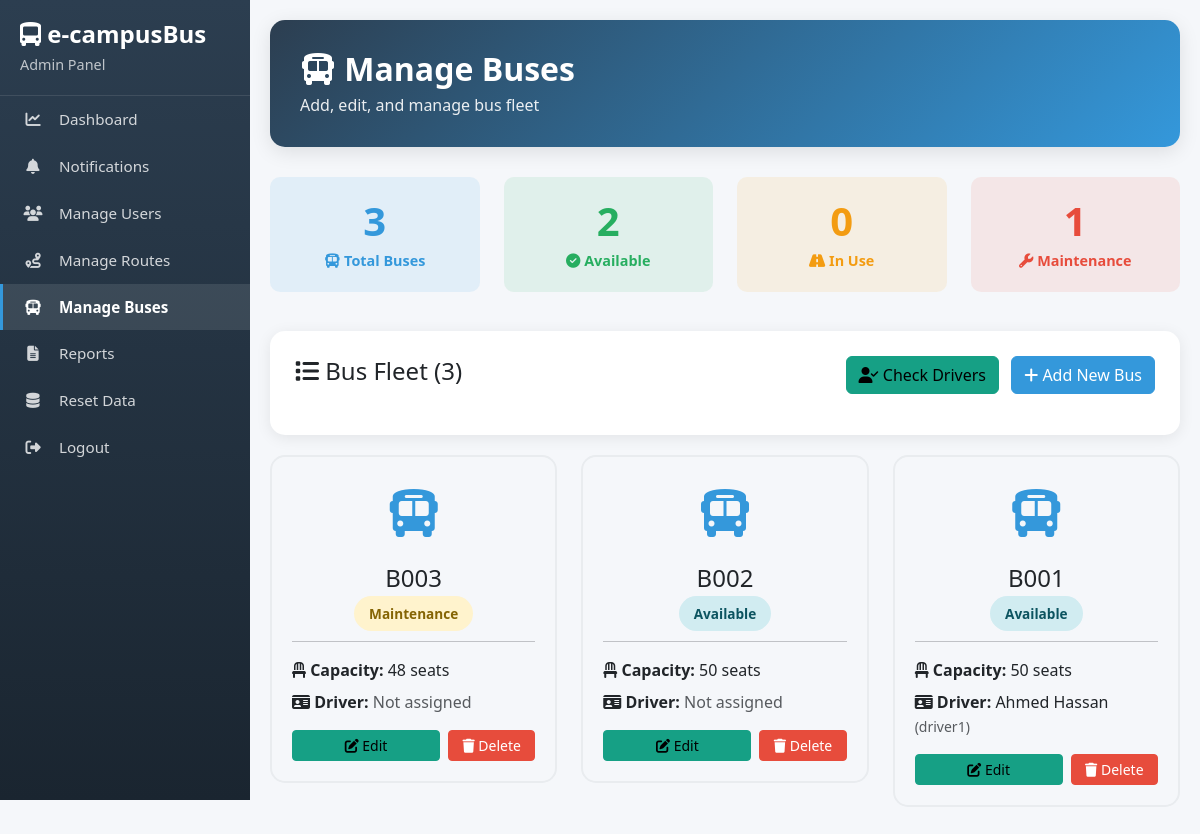
The page /admin/manage_buses.php (signed in) on the database its author committed.
### tables this page shows
CREATE TABLE buses (
    bus_id INT PRIMARY KEY AUTO_INCREMENT,
    bus_number VARCHAR(20) UNIQUE NOT NULL,
    capacity INT NOT NULL,
    driver_id INT,
    status ENUM('available', 'maintenance', 'in_use') DEFAULT 'available',
    created_at TIMESTAMP DEFAULT CURRENT_TIMESTAMP,
    FOREIGN KEY (driver_id) REFERENCES users(id) ON DELETE SET NULL
);

CREATE TABLE users (
    id INT PRIMARY KEY AUTO_INCREMENT,
    username VARCHAR(50) UNIQUE NOT NULL,
    email VARCHAR(100) UNIQUE NOT NULL,
    password VARCHAR(255) NOT NULL,
    full_name VARCHAR(100) NOT NULL,
    phone_number VARCHAR(15),
    date_of_birth DATE,
    gender ENUM('male', 'female', 'other'),
    role ENUM('student', 'driver', 'admin') DEFAULT 'student',
    reward_points INT DEFAULT 0,
    status ENUM('active', 'inactive', 'suspended') DEFAULT 'active',
    login_attempts INT DEFAULT 0,
    locked_until DATETIME NULL,
    remember_token VARCHAR(255) NULL,
    token_expiry DATETIME NULL,
    last_login DATETIME NULL,
    created_at TIMESTAMP DEFAULT CURRENT_TIMESTAMP,
    updated_at TIMESTAMP DEFAULT CURRENT_TIMESTAMP ON UPDATE CURRENT_TIMESTAMP
);

### admin/manage_buses.php (the view, shortened to what this page needs)
<?php
$buses = [];
$total_buses = 0;
$available_buses = 0;
$in_use_buses = 0;
$maintenance_buses = 0;
try {
    $pdo = new PDO(
        "mysql:host=localhost;dbname=bus_management;charset=utf8mb4",
        "root",
        ""
    );
    $pdo->setAttribute(PDO::ATTR_ERRMODE, PDO::ERRMODE_EXCEPTION);
    $stmt = $pdo->query("
        SELECT b.*, u.full_name as driver_name, u.username as driver_username
        FROM buses b
        LEFT JOIN users u ON b.driver_id = u.id AND u.role = 'driver'
        ORDER BY b.bus_id DESC
    ");
    $buses = $stmt->fetchAll(PDO::FETCH_ASSOC);
    $stmt = $pdo->query("SELECT status, COUNT(*) as count FROM buses GROUP BY status");
    $status_stats = $stmt->fetchAll(PDO::FETCH_KEY_PAIR) ?: [];
    $total_buses = array_sum($status_stats);
    $available_buses = $status_stats['available'] ?? 0;
    $in_use_buses = $status_stats['in_use'] ?? 0;
    $maintenance_buses = $status_stats['maintenance'] ?? 0;
} catch(PDOException $e) {
    $error = "Database error: " . $e->getMessage();
}
?>
<!DOCTYPE html>
<html lang="en">
<head>
    <link href="https://cdn.jsdelivr.net/npm/bootstrap@5.3.0-alpha1/dist/css/bootstrap.min.css" rel="stylesheet">
    <link rel="stylesheet" href="https://cdnjs.cloudflare.com/ajax/libs/font-awesome/6.4.0/css/all.min.css">
    <link rel="stylesheet" href="admin-sidebar.css">
</head>
<body>
    <div class="sidebar">
        <div class="sidebar-header">
            <h3><i class="fas fa-bus-alt"></i> e-campusBus</h3>
            <p>Admin Panel</p>
        </div>
        <nav class="nav flex-column">
            <a class="nav-link" href="dashboard.php"><i class="fas fa-chart-line"></i> Dashboard</a>
            <a class="nav-link" href="notifications.php"><i class="fas fa-bell"></i> Notifications</a>
            <a class="nav-link" href="manage_users.php"><i class="fas fa-users"></i> Manage Users</a>
            <a class="nav-link" href="manage_routes.php"><i class="fas fa-route"></i> Manage Routes</a>
            <a class="nav-link active" href="manage_buses.php"><i class="fas fa-bus"></i> Manage Buses</a>
            <a class="nav-link" href="reports.php"><i class="fas fa-file-alt"></i> Reports</a>
            <a class="nav-link" href="reset_data.php"><i class="fas fa-database"></i> Reset Data</a>
            <a class="nav-link" href="../logout.php"><i class="fas fa-sign-out-alt"></i> Logout</a>
        </nav>
    </div>
    <div class="main-content">
        <div class="header">
            <h2><i class="fas fa-bus"></i> Manage Buses</h2>
            <p class="mb-0">Add, edit, and manage bus fleet</p>
        </div>
        <div class="row mb-4">
            <div class="col-md-3">
                <div class="stat-box blue">
                    <h3><?php echo $total_buses; ?></h3>
                    <p><i class="fas fa-bus"></i> Total Buses</p>
                </div>
            </div>
            <div class="col-md-3">
                <div class="stat-box green">
                    <h3><?php echo $available_buses; ?></h3>
                    <p><i class="fas fa-check-circle"></i> Available</p>
                </div>
            </div>
            <div class="col-md-3">
                <div class="stat-box orange">
                    <h3><?php echo $in_use_buses; ?></h3>
                    <p><i class="fas fa-road"></i> In Use</p>
                </div>
            </div>
            <div class="col-md-3">
                <div class="stat-box red">
                    <h3><?php echo $maintenance_buses; ?></h3>
                    <p><i class="fas fa-wrench"></i> Maintenance</p>
                </div>
            </div>
        </div>
        <div class="content-card">
            <div class="d-flex justify-content-between align-items-center mb-3">
                <h4><i class="fas fa-list"></i> Bus Fleet (<?php echo count($buses); ?>)</h4>
                <div>
                    <button class="btn btn-info me-2" data-bs-toggle="modal" data-bs-target="#checkDriversModal">
                        <i class="fas fa-user-check"></i> Check Drivers
                    </button>
                    <button class="btn btn-primary" data-bs-toggle="modal" data-bs-target="#addBusModal">
                        <i class="fas fa-plus"></i> Add New Bus
                    </button>
                </div>
            </div>
        </div>
        <div class="row">
            <?php if (empty($buses)): ?>
            <div class="col-12">
                <div class="content-card text-center">
                    <i class="fas fa-bus fa-4x text-muted mb-3"></i>
                    <h4>No Buses Available</h4>
                    <p>Click "Add New Bus" to add your first bus to the fleet.</p>
                </div>
            </div>
            <?php else: ?>
            <?php foreach($buses as $bus): ?>
            <div class="col-md-6 col-lg-4">
                <div class="bus-card">
                    <div class="text-center">
                        <div class="bus-icon">
                            <i class="fas fa-bus"></i>
                        </div>
                        <h4><?php echo htmlspecialchars($bus['bus_number']); ?></h4>
                        <span class="badge-status badge-<?php echo $bus['status']; ?>">
                            <?php echo ucfirst(str_replace('_', ' ', $bus['status'])); ?>
                        </span>
                    </div>
                    <hr>
                    <div class="mb-2">
                        <i class="fas fa-chair"></i>
                        <strong>Capacity:</strong> <?php echo $bus['capacity']; ?> seats
                    </div>
                    <div class="mb-3">
                        <i class="fas fa-id-card"></i>
                        <strong>Driver:</strong>
                        <?php if ($bus['driver_name']): ?>
                            <?php echo htmlspecialchars($bus['driver_name']); ?>
                            <small class="text-muted">(<?php echo htmlspecialchars($bus['driver_username']); ?>)</small>
                        <?php else: ?>
                            <span class="text-muted">Not assigned</span>
                        <?php endif; ?>
                    </div>
                    <div class="d-flex gap-2">
                        <button class="btn btn-info btn-sm flex-fill" onclick='editBus(<?php echo json_encode($bus); ?>)'>
                            <i class="fas fa-edit"></i> Edit
                        </button>
                        <form method="POST" style="flex: 1;" onsubmit="return confirm('Are you sure you want to delete this bus?')">
                            <button type="submit" name="delete_bus" class="btn btn-danger btn-sm w-100">
                                <i class="fas fa-trash"></i> Delete
                            </button>
                        </form>
                    </div>
                </div>
            </div>
            <?php endforeach; ?>
            <?php endif; ?>
        </div>
    </div>
</body>
</html>

### admin/admin-sidebar.css (style rules this page uses)
:root { --primary-blue: #2C3E50; --accent-blue: #3498DB; --success-green: #27AE60; --warning-orange: #F39C12; --danger-red: #E74C3C; --info-cyan: #16A085; }
body { font-family: 'Segoe UI', Tahoma, Geneva, Verdana, sans-serif; background-color: #f5f7fa; }
.sidebar { background: linear-gradient(180deg, var(--primary-blue) 0%, #1a2530 100%); color: white; height: 100vh; position: fixed; width: 250px; overflow-y: auto; z-index: 1000; }
.sidebar-header { padding: 20px; border-bottom: 1px solid rgba(255, 255, 255, 0.1); }
.sidebar-header h3 { color: white; margin: 0; font-size: 1.5rem; font-weight: 700; }
.sidebar-header p { color: rgba(255, 255, 255, 0.7); margin: 5px 0 0 0; font-size: 0.9rem; }
.nav-link { color: rgba(255, 255, 255, 0.8); padding: 12px 20px; border-left: 3px solid transparent; display: block; text-decoration: none; transition: all 0.3s ease; font-size: 0.95rem; }
.nav-link.active { background-color: rgba(255, 255, 255, 0.1); color: white; border-left-color: var(--accent-blue); font-weight: 600; }
.nav-link i { margin-right: 12px; width: 20px; text-align: center; }
.main-content { margin-left: 250px; padding: 20px; min-height: 100vh; }
.header { background: linear-gradient(135deg, var(--primary-blue) 0%, var(--accent-blue) 100%); color: white; padding: 30px; border-radius: 15px; margin-bottom: 30px; box-shadow: 0 5px 20px rgba(0, 0, 0, 0.1); }
.header h2 { margin: 0; font-size: 2rem; font-weight: 700; }
.header p { margin: 5px 0 0 0; opacity: 0.9; }
.content-card { background: white; border-radius: 15px; padding: 25px; box-shadow: 0 3px 15px rgba(0, 0, 0, 0.08); margin-bottom: 20px; }
.stat-box { text-align: center; padding: 20px; border-radius: 10px; margin-bottom: 15px; }
.stat-box h3 { margin: 0; font-size: 2.5rem; font-weight: 700; }
.stat-box p { margin: 5px 0 0 0; font-size: 0.9rem; font-weight: 600; }
.stat-box.blue { background: rgba(52, 152, 219, 0.1); color: var(--accent-blue); }
.stat-box.green { background: rgba(39, 174, 96, 0.1); color: var(--success-green); }
.stat-box.orange { background: rgba(243, 156, 18, 0.1); color: var(--warning-orange); }
.stat-box.red { background: rgba(231, 76, 60, 0.1); color: var(--danger-red); }
.btn-primary { background-color: var(--accent-blue); border-color: var(--accent-blue); }
.btn-danger { background-color: var(--danger-red); border-color: var(--danger-red); }
.btn-info { background-color: var(--info-cyan); border-color: var(--info-cyan); }
.badge-available { background-color: rgba(39, 174, 96, 0.1); color: var(--success-green); }
.badge-maintenance { background-color: rgba(243, 156, 18, 0.1); color: var(--warning-orange); }

### rows shown on the page
buses: bus_number "B003", status "Maintenance", capacity "48", shows "Not assigned"
buses: bus_number "B002", status "Available", capacity "50", shows "Not assigned"
buses: bus_number "B001", status "Available", capacity "50", driver.full_name "Ahmed Hassan", driver.username "driver1"

### other values the page prints
$total_buses "3"
$available_buses "2"
$in_use_buses "0"
$maintenance_buses "1"
count($buses) "3"
